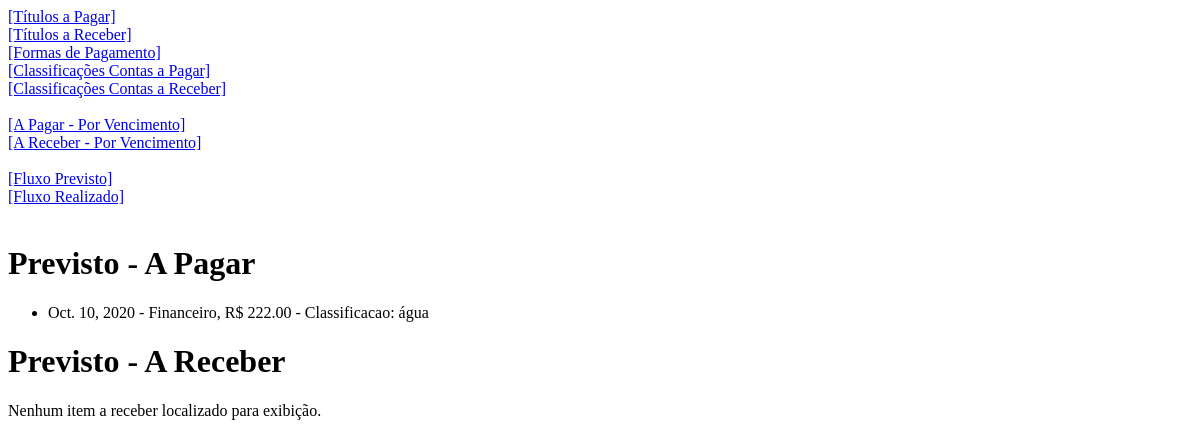
/fluxo/realizado, run on an earlier commit of the app's database.
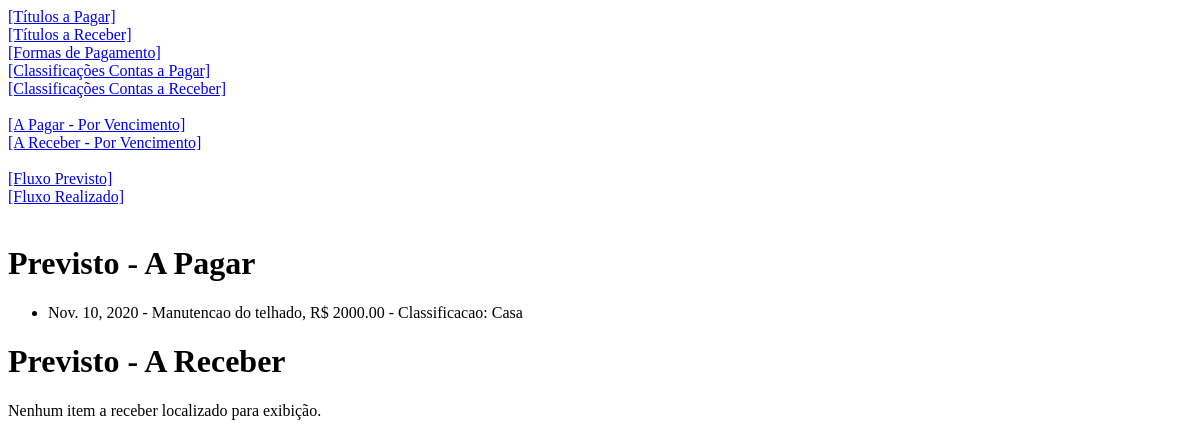
And on a later commit of the database.
### fluxocaixa/models.py (models this page shows, shortened)
class TituloPagar(models.Model):
    data_vencimento = models.DateField()
    data_pagamento = models.DateField(
        blank=True,
        null=True
    )
    valor = models.DecimalField(max_digits=11, decimal_places=2)
    descricao = models.CharField(max_length=100)
    classificacao = models.ForeignKey(
        ClassificacaoPagar,
        on_delete=models.RESTRICT,
        null=True)
    formapagamento = models.ForeignKey(
        FormaPagamento,
        on_delete=models.RESTRICT,
        null=True)
    OPCOES_SITUACAO = [
        ('PG','Pago'),
        ('AP','A Pagar')
    ]
    situacao = models.CharField(
        max_length=2,
        choices=OPCOES_SITUACAO,
        default='AP'
    )
    objects = TituloManager()

class ClassificacaoPagar(models.Model):
    descricao = models.CharField(max_length=30)
    def __str__ (self):
        return self.descricao
    objects = ClassificacaoManager()

### fluxocaixa/views/vfluxo.py (the view)
# urls.py: path('fluxo/realizado', vfluxo.realizado, name='fluxo_realizado'),
def realizado(request):
    db_lista_pagar = TituloPagar.objects.filter(situacao="PG").order_by('data_vencimento','classificacao')
    db_lista_receber = TituloReceber.objects.filter(situacao="RC").order_by('data_expectativa','classificacao')
    payload = {
        'lista_pagar' : list(db_lista_pagar),
        'lista_receber' : list(db_lista_receber),
    }
    template = loader.get_template('fluxo/previsto.html')
    return HttpResponse(template.render(payload, request))

### fluxocaixa/templates/fluxo/previsto.html
{% extends 'base.html' %}
{% block content %}
    <h1>Previsto - A Pagar</h1>
    {% if lista_pagar %}
		<ul>
		{% for i in lista_pagar %}
			<li>{{i.data_vencimento}} - {{ i.descricao }}, R$ {{ i.valor }} - Classificacao: {{ i.classificacao }}</li>
		{% endfor %}
        </ul>
	{% else %}
		<p>Nenhum item a pagar localizado para exibição.</p>
    {% endif %}
    <h1>Previsto - A Receber</h1>
    {% if lista_receber %}
		<ul>
		{% for i in lista_receber %}
			<li>{{i.data_expectativa}} - {{ i.descricao }}, R$ {{ i.valor }} - Classificacao: {{ i.classificacao }}</li>
		{% endfor %}
        </ul>
	{% else %}
		<p>Nenhum item a receber localizado para exibição.</p>
    {% endif %}
{% endblock %}

What changed in the data, as far as the page shows it:
removed TituloPagar: data_vencimento "Oct. 10, 2020", descricao "Financeiro", valor "222.00", classificacao "água"
added TituloPagar: data_vencimento "Nov. 10, 2020", descricao "Manutencao do telhado", valor "2000.00", classificacao "Casa"
